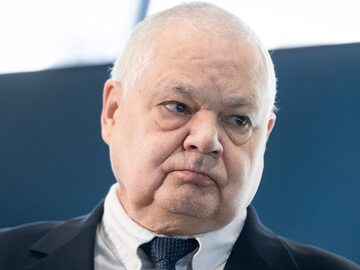
#> input picture model/test_image/glapa.jpeg, 360 x 270 px, found by its file name
$ python person_classifier_model.py
#> lines starting #> are read from the running program, lines starting #| are printed output that depends on the picture
import numpy as np
import cv2
from matplotlib import pyplot as plt
import os
import pywt


img = cv2.imread("C:/Users/filip/Desktop/DS_course/model/test_image/glapa.jpeg")
#> img is the input picture: shape (270, 360, 3); mean B, G, R 143.3, 135.4, 131
gray = cv2.cvtColor(img, cv2.COLOR_BGR2GRAY)
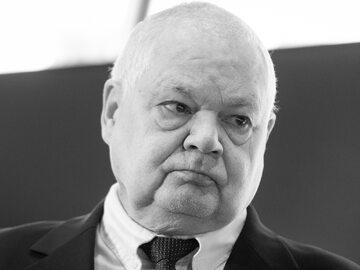
#> gray: shape (270, 360); min 1, max 255, mean 135

face_cascade = cv2.CascadeClassifier('C:/Users/filip/Anaconda3/Library/etc/haarcascades/haarcascade_frontalface_default.xml')
eye_cascade = cv2.CascadeClassifier('C:/Users/filip/Anaconda3/Library/etc/haarcascades/haarcascade_eye.xml')

faces = face_cascade.detectMultiScale(gray, 1.3, 5)
#> faces = [[116, 49, 170, 170]]
(x,y,w,h) = faces[0]
#> x = 116; y = 49; w = 170; h = 170
face_img = cv2.rectangle(img,(x,y),(x+w,y+h),(255,0,0),2)
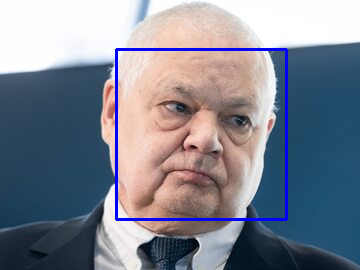
#> face_img: shape (270, 360, 3); mean B, G, R 145.5, 132.2, 127.7

def get_cropped_image_if_2_eyes(image_path):
    img = cv2.imread(image_path)
    gray = cv2.cvtColor(img, cv2.COLOR_BGR2GRAY)
    faces = face_cascade.detectMultiScale(gray, 1.3, 5)
#> faces = [[116, 49, 170, 170]]
    for (x,y,w,h) in faces:
        roi_gray = gray[y:y+h, x:x+w]
        roi_color = img[y:y+h, x:x+w]
        eyes = eye_cascade.detectMultiScale(roi_gray)
        if len(eyes) >= 2:
            return roi_color
#> this loop made 1 pass
#> (x, y, w, h, eyes) on pass 1: (116, 49, 170, 170, [[103, 53, 41, 41], [36, 34, 48, 48]])
#> pass 1, in get_cropped_image_if_2_eyes, `roi_gray = gray[y:y+h, x:x+w]`:
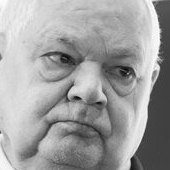
#> roi_gray: shape (170, 170); min 7, max 254, mean 159.5
#> pass 1, in get_cropped_image_if_2_eyes, `roi_color = img[y:y+h, x:x+w]`:
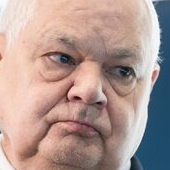
#> roi_color: shape (170, 170, 3); mean B, G, R 146.7, 153.3, 176.7

original_image = cv2.imread("C:/Users/filip/Desktop/DS_course/model/test_image/glapa.jpeg")
cropped_image = get_cropped_image_if_2_eyes("C:/Users/filip/Desktop/DS_course/model/test_image/glapa.jpeg")
org_image_obstructed = cv2.imread("C:/Users/filip/Desktop/DS_course/model/test_image/trump.jpg")
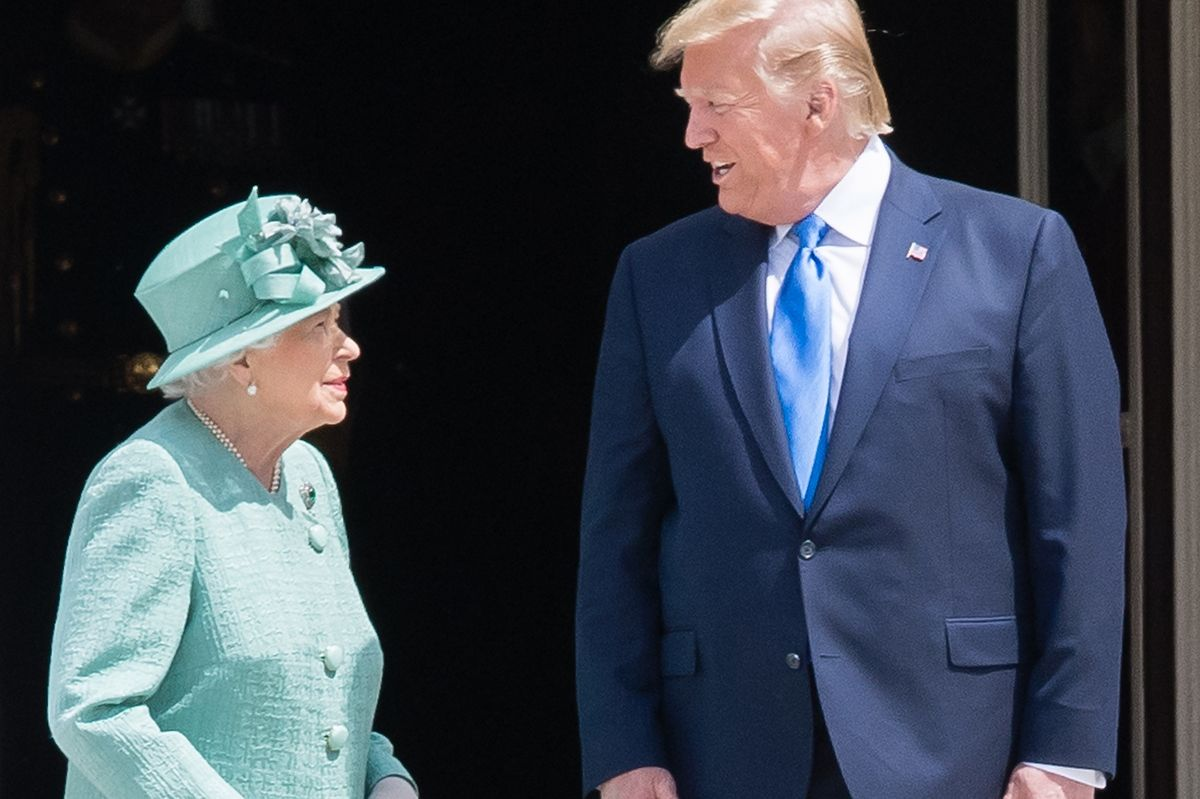
#> input picture model/test_image/trump.jpg, 1200 x 799 px, found by its file name
#> org_image_obstructed is the input picture: shape (799, 1200, 3); mean B, G, R 77.3, 67.2, 59.9

path_to_data = "C:/Users/filip/Desktop/DS_course/model/dataset/"
path_to_cr_data = "C:/Users/filip/Desktop/DS_course/model/dataset/cropped/"

img_dirs = os.listdir("C:/Users/filip/Desktop/DS_course/model/dataset/")
img_dirs = [f"C:/Users/filip/Desktop/DS_course/model/dataset/{x}" for x in img_dirs]
#> img_dirs = 1 item

cropped_image_dirs = []
celebrity_file_names_dict = {}

for img_dir in img_dirs:
    count = 1
    celebrity_name = img_dir.split("/")[-1]
#> celebrity_name = 'cropped'
    celebrity_file_names_dict[celebrity_name] = []
    for entry in os.listdir(img_dir):
        entrys = f"{img_dir}/{entry}"
#> (the run stopped early here; a loop or call above may not have finished)
